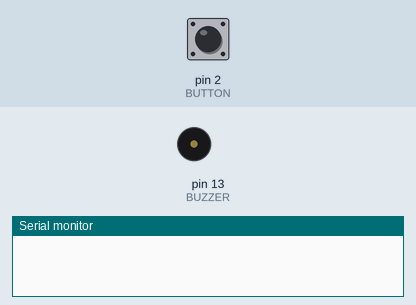
This sketch was run on a simulated Arduino Uno, built with avr-gcc and run on an emulated ATmega328P. Parts: buzzer (waves = sounding), the last lines printed to the serial monitor. The inputs (shaded band) are chosen by the test bench; at power-on: pin 2 (BUTTON) HIGH.

Above: at 1.2 s.
1.3 s: pin 2 (BUTTON) pulled LOW for 3.2 s
At 1.6 s:
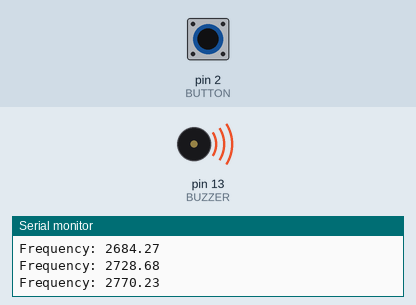
6.9 s: pin 2 (BUTTON) pulled LOW for 0.15 s
At 9.7 s:
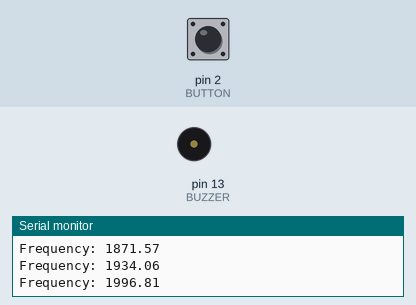
10.0 s: pin 2 (BUTTON) pulled LOW for 1 s
At 10.6 s:
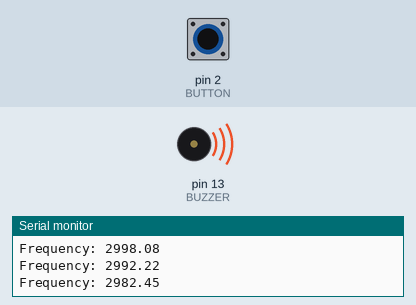
13.5 s: pin 2 (BUTTON) driven LOW
At 14.5 s:
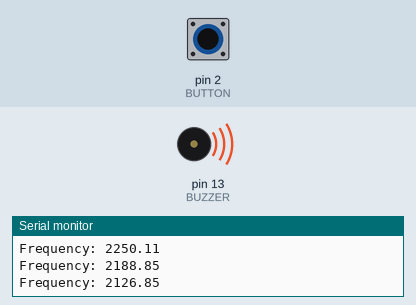
Timing chart, 0 to 17.5 s (numbered marks = the images above; inputs shaded):
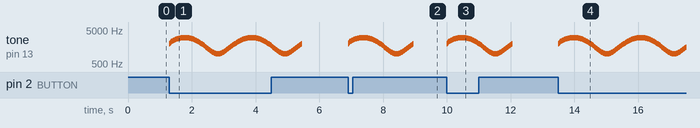

Measured:
- after the input at 1.3 s, tone on pin 13 (BUZZER): plays 2000 Hz for 0.01 s, 2062 Hz for 0.01 s, 2125 Hz for 0.01 s, 2187 Hz for 0.01 s, 2248 Hz for 0.01 s, 2308 Hz for 0.02 s … (202 notes in this stretch), starting at once
- after the input at 6.9 s, tone on pin 13 (BUZZER): plays 2000 Hz for 0.01 s, 2062 Hz for 0.01 s, 2125 Hz for 0.01 s, 2187 Hz for 0.01 s, 2248 Hz for 0.01 s, 2308 Hz for 0.02 s … (101 notes in this stretch), starting at once
- after the input at 10.0 s, tone on pin 13 (BUZZER): plays 2000 Hz for 0.01 s, 2062 Hz for 0.01 s, 2125 Hz for 0.01 s, 2187 Hz for 0.01 s, 2248 Hz for 0.01 s, 2308 Hz for 0.02 s … (101 notes in this stretch), starting at once
- after the input at 13.5 s, tone on pin 13 (BUZZER): plays 2000 Hz for 0.01 s, 2062 Hz for 0.01 s, 2125 Hz for 0.01 s, 2187 Hz for 0.01 s, 2248 Hz for 0.01 s, 2308 Hz for 0.02 s … (195 notes in this stretch), starting at once

The sketch:

ex05_02_04.ino
```cpp
// 버튼을 누르면 경고음 발생

#define BUTTON 2
#define BUZZER 13

void setup() {
  pinMode(BUTTON, INPUT);
  pinMode(BUZZER, OUTPUT);
  Serial.begin(9600);
}

void loop() {
  int value = digitalRead(BUTTON);
  if (value == 0) {
    for (int i = 0; i <= 100; i++) {
      float sin_value = sin(2 * 3.14 * i * 0.01);
      float freq = 2000 + 1000 * sin_value;
      Serial.print("Frequency: ");
      Serial.println(freq);
      tone(BUZZER, freq);
      delay(10);
    }
  }
  noTone(BUZZER);
}
```
